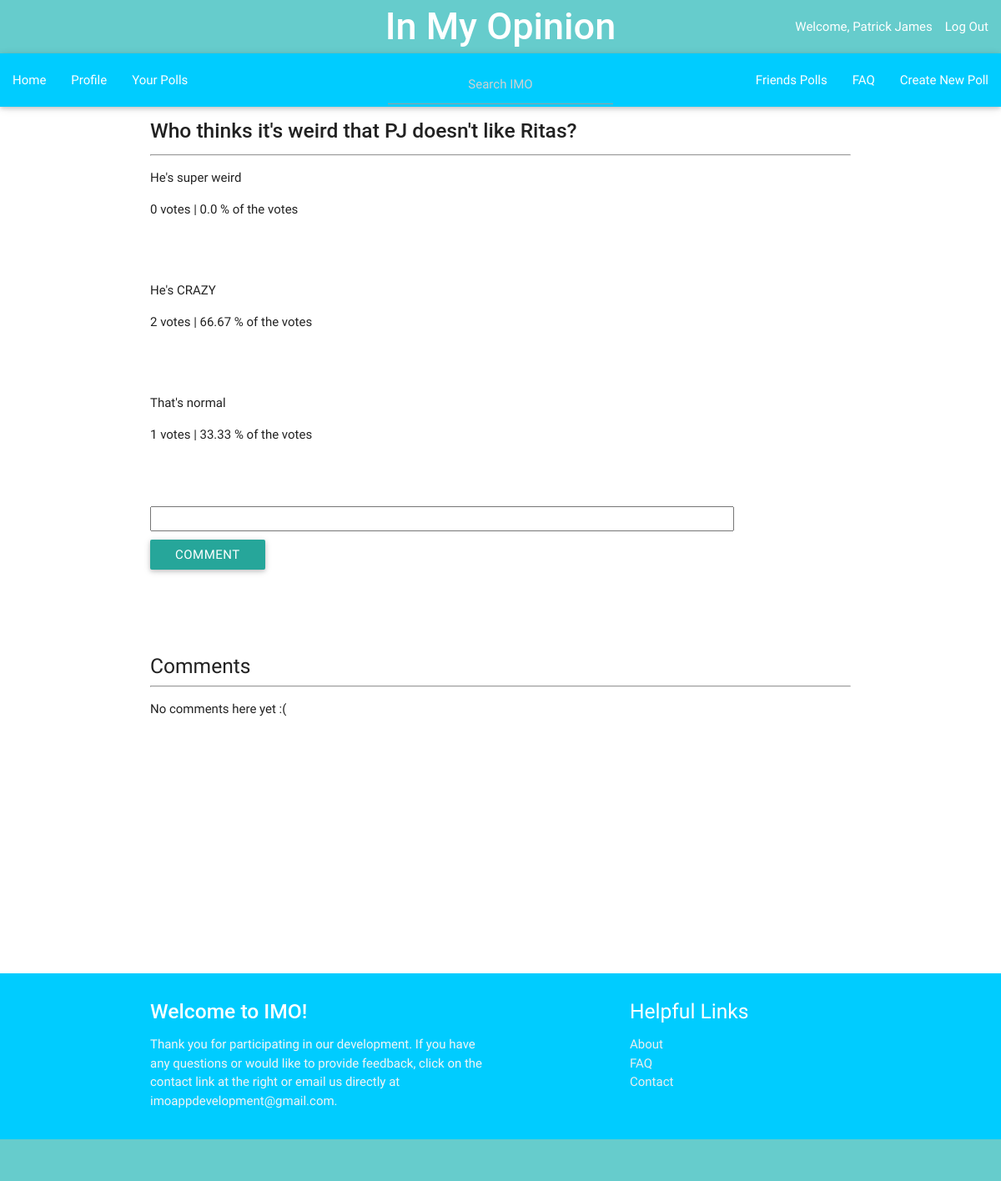
/imo_app/70/results/ (signed in), run on an earlier commit of the app's database.
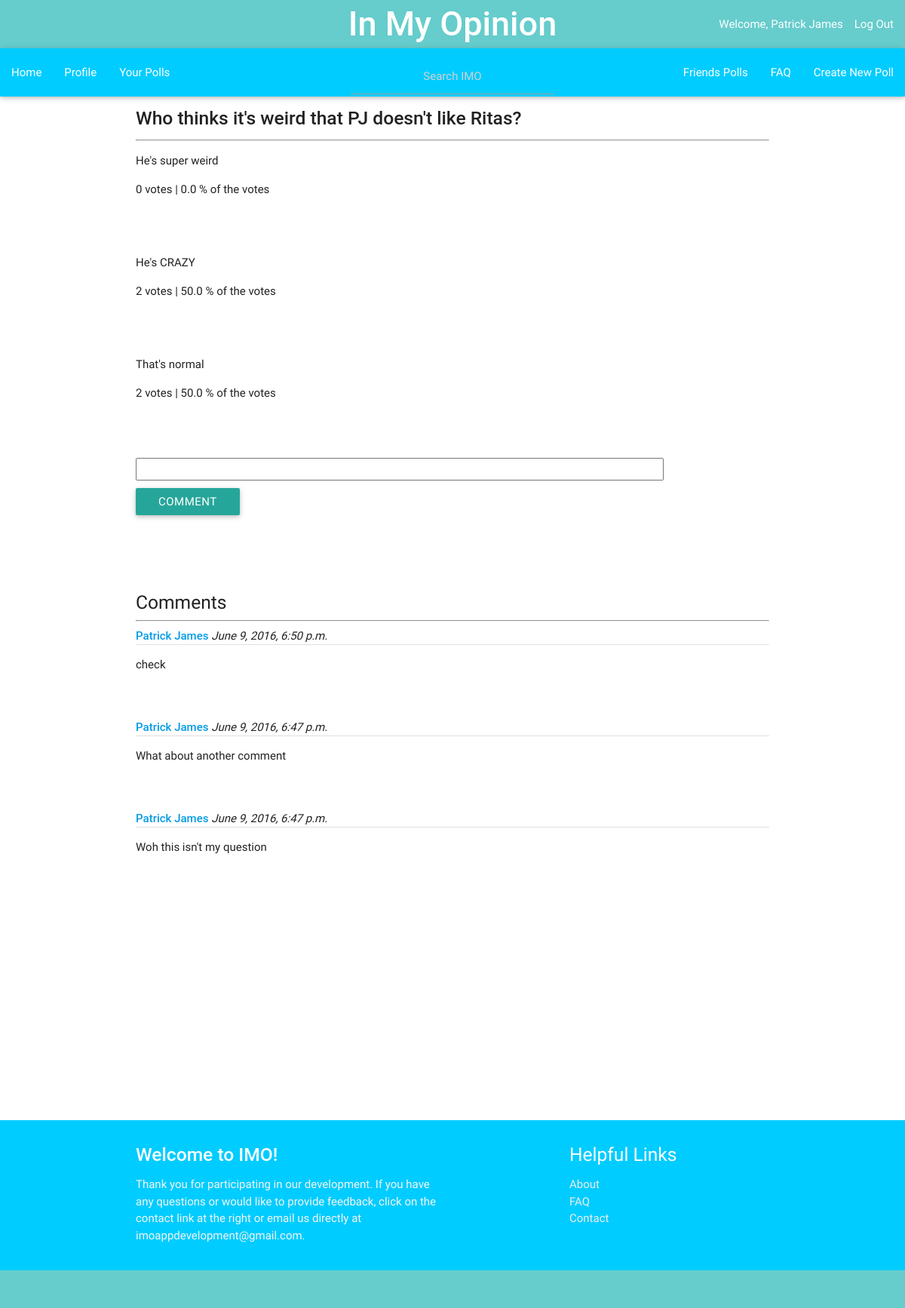
And on a later commit of the database.
### imo_app/models.py (models this page shows, shortened)
class Question(models.Model):
    author = models.ForeignKey(UserProfile, on_delete=models.CASCADE)
    author_name = models.CharField(max_length=200, default='')
    question_text = models.CharField(max_length=200)
    description = models.TextField(default = '')
    category = models.CharField(max_length=50, default='')
    pub_date = models.DateTimeField('date published')
    choice1 = models.CharField(null=True, blank=True, default = '', max_length = 200)
    image1 = models.ImageField(null=True, blank=True)
    choice2 = models.CharField(null=True, blank=True, default = '', max_length = 200)
    image2 = models.ImageField(null=True, blank=True)
    choice3 = models.CharField(null=True, blank=True, default = '', max_length = 200)
    image3 = models.ImageField(null=True, blank=True)
    total_votes = models.IntegerField(default = 1)
    class Meta:
        ordering = ['-pub_date']

class Choice(models.Model):
    question = models.ForeignKey(Question, on_delete=models.CASCADE)
    image = models.ImageField(null=True, blank=True)
    choice_text = models.CharField(max_length=200)
    votes = models.IntegerField(default=0)
    percentage = models.FloatField(default=0)

class Comment(models.Model):
    question = models.ForeignKey(Question, on_delete=models.CASCADE)
    author = models.ForeignKey(UserProfile, on_delete=models.CASCADE)
    comment_text = models.CharField(max_length=1000, default = '')
    pub_date = models.DateTimeField('date published')
    class Meta:
        ordering = ['-pub_date']

class UserProfile(models.Model):
    user = models.OneToOneField(User)
    name = models.CharField(max_length=200, default='')
    gender = models.CharField(default='', blank=True, max_length=15)
    picture = models.ImageField(blank=True, null=True, default='')
    birthday = models.DateField(blank=True, null=True)
    about = models.TextField(null = True, blank = True, default='')
    motto = models.CharField(max_length=200, null = True, blank=True, default='')
    total_friends = models.IntegerField(default=0)
    sponsor = models.BooleanField(default=False)

### imo_app/views.py (the view)
# urls.py: url(r'^(?P<question_id>[0-9]+)/results/$', views.results, name = 'results'),
@login_required
def results(request, question_id):
    q = Question.objects.get(id = question_id)
    c = Comment.objects.filter(question=q)
    author = q.author.user.username
    if (author == request.user.username):
        check_author = '1'
    else:
        check_author = ''
    choices = Choice.objects.filter(question = q)
    for i in choices:
        i.percentage = round((i.votes / q.total_votes) * 100, 2)
    context = {'question':q, 'choices': choices, 'comments': c, 'check_author': check_author}
    return render(request, 'imo_app/results.html', context)

### imo_app/templates/imo_app/results.html (shortened to what this page needs)
{% extends "imo_app/base.html" %}
{% block content %}
  <p><h5><strong>{{question.question_text}}</strong></h5></p>
  <hr></hr>
  {% for c in choices %}
      {% if c.choice_text or c.image != '' %}
      <p>{{ c.choice_text }}<p> {{c.votes}} votes | {{ c.percentage }} % of the votes</p></p>
      {% endif %}
      <br></br>
  {% endfor %}
  <form action="{% url 'imo_app:add_comment' question.id %}" method="post">
  <p><input type="TextArea" style = "height:30px; width:700px" class = 'comment_text' value="" name='comment_text'/></p>
  <input type="submit" value="Comment" class='btn' size=50%; />
  </form>
  <br></br>
  <br></br>
  <h5> Comments </h5>
      <hr>
  {% for i in comments %}
      <div class="Comments">
          <a href="{% url 'imo_app:view_profile' i.author.id %}"><div class="date"><strong>{{ i.author.name }}</strong></a> <i>{{ i.pub_date }}</i></div>
          <div class="divider"></div>
          <p>{{ i.comment_text }}</p>
          <br></br>
      </div>
  {% empty %}
      <p>No comments here yet :(</p>
  {% endfor %}
<br></br>
<br></br>
<br></br>
{% endblock content %}

### imo_app/templates/imo_app/base.html (shortened to what this page needs)
<!DOCTYPE html>
{% load staticfiles %}
<html>
  <head>
    <link rel="stylesheet" type="text/css" href="{% static 'imo_app/css/imo.css' %}" />
    <link rel="stylesheet" type="text/css" href="{% static 'materialize/css/materialize.min.css' %}" />
  </head>
  <body>
  <div class = "navbar-fixed">
    <nav>
      <div class="nav-wrapper" style="background-color: #66CCCC">
      <ul class="right hide-on-med-and-down">
        <a href = "{% url 'imo_app:index' %}" class="brand-logo center" style="font-size: 45px"><strong>In My Opinion</strong></a>
        {% if user.is_authenticated %}
          <li>Welcome, {{ user.first_name }} {{user.last_name}}</li>
          <li><a href = "{% url 'imo_app:user_logout' %}">Log Out</a></li>
        {% else %}
            <li><a href = "{% url 'imo_app:view_registration' %}" style='width:100px'>Register</a></li>
            <li><a href = "{% url 'imo_app:view_login' %}" style='width:100px'>Login</a></li>
          </ul>
        {% endif %}
      </div>
    </div>
    <div class = "navbar-fixed">
    <nav>
        <div class="nav-wrapper" style="background-color: #00CCFF">
          {% if user.is_authenticated %}
          <a class="brand-logo center">
          <form action="{% url 'imo_app:search' %}" method="GET">
          <input type='text' style="width: 270px" class = "center-align" name='a' placeholder='Search IMO' value='{{ request.GET.a }}'  />
          </form>
          </a>
          {% endif %}
          {% if user.is_authenticated %}
          <ul id="nav-mobile" class="left hide-on-med-and-down" size="250%">
            <li><a href="{% url 'imo_app:index' %}">Home</a></li>
            <li><a href="{% url 'imo_app:profile' %}">Profile</a></li>
            <li><a href="{% url 'imo_app:your_posts' %}">Your Polls</a></li>
          </ul>
          <ul id="nav-mobile" class="right hide-on-med-and-down">
            <li><a href="{% url 'imo_app:friends_polls' %}">Friends Polls</a></li>
            <li><a href="{% url 'imo_app:faq' %}">FAQ</a></li>
            <li><a href="{% url 'imo_app:view_newentry' %}">Create New Poll</a></li>
          {% endif %}
          </ul>
        </div>
      </nav>
    </div>
    <div class="container">
      {% block content %}
      {% endblock %}
      <br></br>
      <br></br>
      <br></br>
    </div>
    <footer class="page-footer" style="background-color: #00CCFF">
      <div class="container" >
        <div class="row">
          <div class="col l6 s12">
            <h5 class="white-text"><strong>Welcome to IMO!</strong></h5>
            <p class="grey-text text-lighten-4">Thank you for participating in our development.
            If you have any questions or would like to provide feedback,
            click on the contact link at the right or email us directly at imoappdevelopment@gmail.com.</p>
          </div>
          <div class="col l4 offset-l2 s12">
            <h5 class="white-text">Helpful Links</h5>
            <ul>
              <li><a class="grey-text text-lighten-3" href="{% url 'imo_app:about' %}">About</a></li>
              <li><a class="grey-text text-lighten-3" href="{% url 'imo_app:faq' %}">FAQ</a></li>
              <li><a class="grey-text text-lighten-3" href="mailto:imoappdevelopment@gmail.com">Contact</a></li>
            </ul>
          </div>
        </div>
      </div>
      <div class="footer-copyright" style="background-color: #66CCCC">
      </div>
    </footer>
  </body>
</html>

What changed in the data, as far as the page shows it:
computed for Choice "He's CRAZY": percentage "66.67" → "50.0"
changed Choice "That's normal": votes "1" → "2"; percentage "33.33" → "50.0"
added Comment: author.name "Patrick James", pub_date "June 9, 2016, 6:50 p.m.", comment_text "check"
added Comment: author.name "Patrick James", pub_date "June 9, 2016, 6:47 p.m.", comment_text "What about another comment"
added Comment: author.name "Patrick James", pub_date "June 9, 2016, 6:47 p.m.", comment_text "Woh this isn't my question"
Also different on the page:
text no longer shown: "No comments here yet :("
